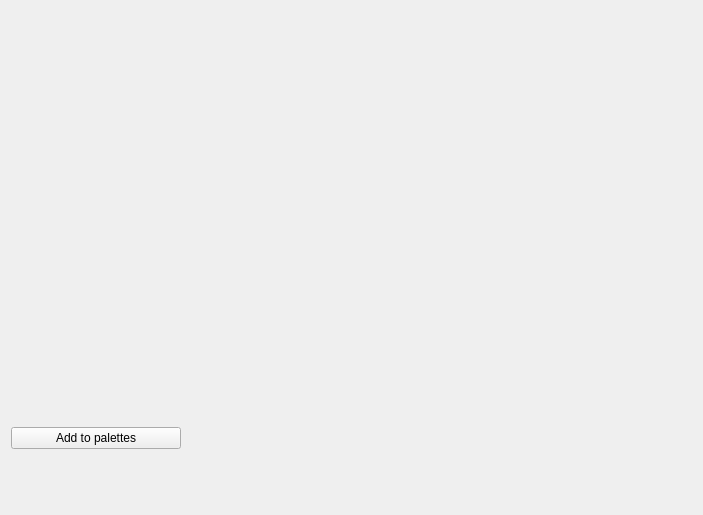
<?xml version="1.0" encoding="UTF-8"?>
<ui version="4.0">
 <class>PaletteViewer</class>
 <widget class="QWidget" name="vangers::plugins::image::PaletteViewer">
  <property name="geometry">
   <rect>
    <x>0</x>
    <y>0</y>
    <width>703</width>
    <height>515</height>
   </rect>
  </property>
  <property name="sizePolicy">
   <sizepolicy hsizetype="Preferred" vsizetype="Minimum">
    <horstretch>0</horstretch>
    <verstretch>0</verstretch>
   </sizepolicy>
  </property>
  <property name="windowTitle">
   <string>Form</string>
  </property>
  <layout class="QVBoxLayout" name="verticalLayout">
   <property name="sizeConstraint">
    <enum>QLayout::SetDefaultConstraint</enum>
   </property>
   <item>
    <widget class="vangers::plugins::image::PaletteGrid" name="paletteGrid" native="true">
     <property name="minimumSize">
      <size>
       <width>400</width>
       <height>300</height>
      </size>
     </property>
     <property name="maximumSize">
      <size>
       <width>400</width>
       <height>300</height>
      </size>
     </property>
    </widget>
   </item>
   <item>
    <widget class="QPushButton" name="importPaletteButton">
     <property name="maximumSize">
      <size>
       <width>170</width>
       <height>16777215</height>
      </size>
     </property>
     <property name="text">
      <string>Add to palettes</string>
     </property>
    </widget>
   </item>
  </layout>
 </widget>
 <customwidgets>
  <customwidget>
   <class>vangers::plugins::image::PaletteGrid</class>
   <extends>QWidget</extends>
   <header location="global">vangers/plugins/image/palettegrid.h</header>
   <container>1</container>
  </customwidget>
 </customwidgets>
 <resources/>
 <connections/>
</ui>
